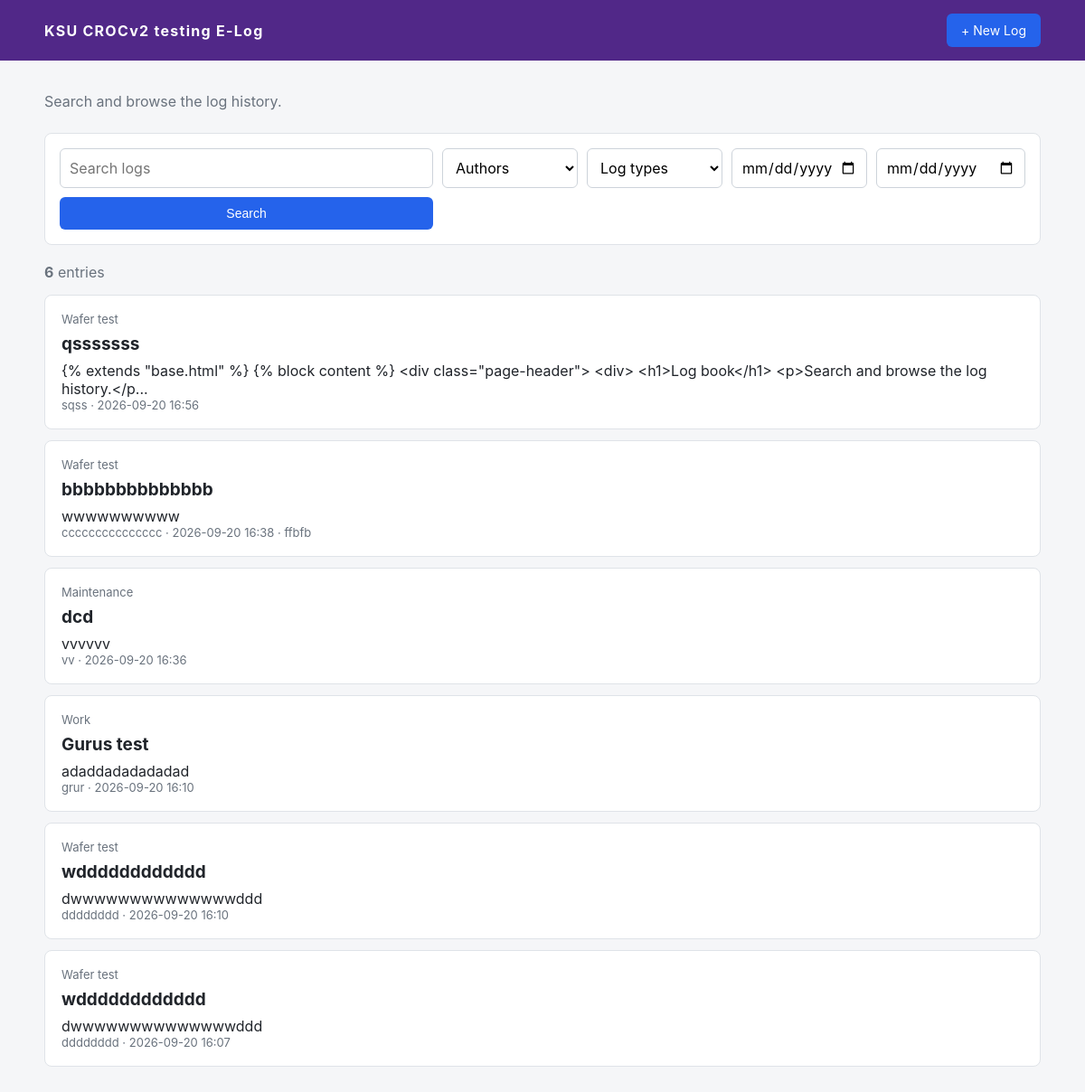
Before: / with the older database file.
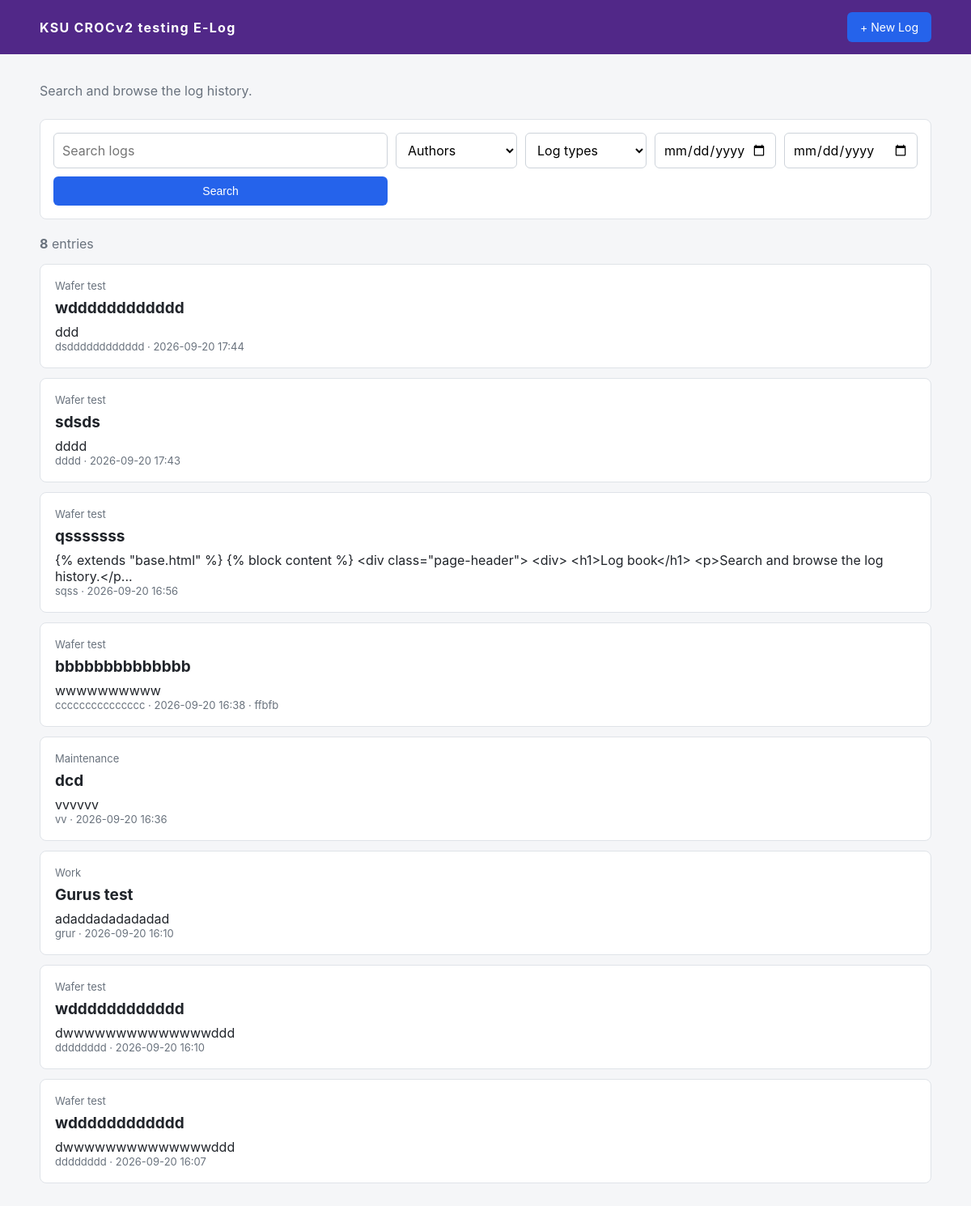
After: the same page with the newer database file.
### app.py (models this page shows)
class LogEntry(db.Model):
	id = db.Column(db.Integer, primary_key=True)
	title = db.Column(db.String(250), nullable=False)
	log_type = db.Column(db.String(50), nullable=False, default="Work")
	subsystem = db.Column(db.String(100), nullable=True)
	work_performed = db.Column(db.Text, nullable=True)
	result = db.Column(db.Text, nullable=True)
	created_at = db.Column(db.DateTime, nullable=False, default=datetime.now)
	updated_at = db.Column(
		db.DateTime, nullable=False, default=datetime.now, onupdate=datetime.now
	)
	author_id = db.Column(db.Integer, db.ForeignKey("author.id"), nullable=False)

class Author(db.Model):
	id = db.Column(db.Integer, primary_key=True)
	name = db.Column(db.String(120), nullable=False, unique=True)
	email = db.Column(db.String(200), nullable=True)
	logs = db.relationship("LogEntry", backref="author", lazy=True)

### app.py (the view, shortened to what this page needs)
@app.route("/")
def index():
	query = request.args.get("q", "").strip()
	author_id = request.args.get("author", type=int)
	log_type = request.args.get("type", "").strip()
	date_from = request.args.get("date_from", "").strip()
	date_to = request.args.get("date_to", "").strip()
	logs_query = LogEntry.query
	if author_id:
		logs_query = logs_query.filter(LogEntry.author_id == author_id)
	if log_type:
		logs_query = logs_query.filter(LogEntry.log_type == log_type)
	if date_from:
		start_date = datetime.strptime(date_from, "%Y-%m-%d")
		logs_query = logs_query.filter(LogEntry.created_at >= start_date)
	if date_to:
		end_date = datetime.strptime(date_to, "%Y-%m-%d")
		end_date = end_date.replace(hour=23, minute=59, second=59)
		logs_query = logs_query.filter(LogEntry.created_at <= end_date)
	logs = logs_query.order_by(desc(LogEntry.created_at)).all()
	authors = Author.query.order_by(Author.name).all()
	return render_template(
		"index.html",
		logs=logs,
		authors=authors,
		query=query,
		selected_author=author_id,
		selected_type=log_type,
		date_from=date_from,
		date_to=date_to,
	)

### templates/index.html (shortened to what this page needs)
{% extends "base.html" %}
{% block content %}
<div class="page-header">
	<div>
		<p>Search and browse the log history.</p>
	</div>
</div>
<form class="search-panel" method="get">
	<input
		type="text"
		name="q"
		value="{{ query }}"
		placeholder="Search logs"
		autofocus
	>
	<select name="author">
		<option value="">Authors</option>
	</select>
	<select name="type">
		<option value="">Log types</option>
	</select>
	<input
		type="date"
		name="date_from"
		value="{{ date_from }}"
		title="From date"
	>
	<input
		type="date"
		name="date_to"
		value="{{ date_to }}"
		title="To date"
	>
	<button type="submit">Search</button>
</form>
<div class="results-header">
	<strong>{{ logs|length }}</strong> entr{{ "y" if logs|length == 1 else "ies" }}
</div>
{% if logs %}
	<div class="log-list">
		{% for entry in logs %}
		<a class="log-card" href="{{ url_for('view_log', log_id=entry.id) }}">
			<div class="log-card-top">
				<span class="type">{{ entry.log_type }}</span>
			</div>
			<h2>{{ entry.title }}</h2>
			<div>
				{{ entry.result[:150] }}{% if entry.result|length > 150 %}...{% endif %}
			</div>
			<div class="metadata">
				{{ entry.author.name }}
				· {{ entry.created_at.strftime("%Y-%m-%d %H:%M") }}
				{% if entry.subsystem %}
					· {{ entry.subsystem }}
				{% endif %}
			</div>
		</a>
		{% endfor %}
	</div>
{% else %}
	<div class="empty">
		<h2>No logs found</h2>
		<p>Try a different search or create the first entry.</p>
		<a class="button" href="{{ url_for('new_log') }}">Create Log</a>
	</div>
{% endif %}
{% endblock %}

### templates/base.html (shortened to what this page needs)
<!doctype html>
<html lang="en">
<head>
    <link rel="stylesheet" href="{{ url_for('static', filename='style.css') }}">
</head>
<body>
<header>
    <div class="header-inner">
        <a class="logo" href="{{ url_for('index') }}">KSU CROCv2 testing E-Log</a>
        <nav>
            <a class="button" href="{{ url_for('new_log') }}">+ New Log</a>
        </nav>
    </div>
</header>
<main>
    {% block content %}{% endblock %}
</main>
</body>
</html>

### static/style.css (style rules this page uses)
* { box-sizing: border-box; }
body { margin: 0; background: #f5f6f8; color: #20242a; font-family: -apple-system, BlinkMacSystemFont, "Segoe UI", Arial, sans-serif; }
header { background: #512888; color: white; }
.header-inner { max-width: 1150px; margin: auto; padding: 15px 24px; display: flex; justify-content: space-between; align-items: center; }
.logo { color: white; text-decoration: none; font-weight: 700; letter-spacing: .08em; }
nav { display: flex; align-items: center; gap: 20px; }
nav a { color: white; text-decoration: none; }
main { max-width: 1150px; margin: 35px auto; padding: 0 24px 60px; }
.page-header, .entry-header { display: flex; justify-content: space-between; align-items: flex-start; gap: 20px; margin-bottom: 25px; }
h2 { margin-top: 0; }
.page-header p { margin: 0; color: #69727d; }
.button, button { display: inline-block; border: 0; border-radius: 6px; background: #2563eb; color: white; padding: 10px 16px; text-decoration: none; cursor: pointer; font-size: 14px; }
.search-panel { background: white; padding: 16px; border-radius: 8px; border: 1px solid #dfe3e8; display: grid; grid-template-columns: 1fr 150px 150px 150px auto; gap: 10px; margin-bottom: 20px; }
input, select, textarea { width: 100%; border: 1px solid #cdd3da; border-radius: 6px; padding: 10px; font: inherit; background: white; }
.search-panel input { min-width: 0; }
.results-header { color: #69727d; margin: 15px 0; }
.log-list { display: grid; gap: 12px; }
.log-card { display: block; background: white; border: 1px solid #dfe3e8; border-radius: 8px; padding: 18px; text-decoration: none; color: inherit; }
.log-card h2 { margin: 8px 0; font-size: 19px; }
.log-card-top { display: flex; justify-content: space-between; gap: 10px; }
.type, .metadata { color: #69727d; font-size: 13px; }

Changed rows visible on the page:
added LogEntry: log_type "Wafer test", title "wdddddddddddd", result "ddd", author.name "dsdddddddddddd", created_at "2026-09-20 17:44"
added LogEntry: log_type "Wafer test", title "sdsds", result "dddd", author.name "dddd", created_at "2026-09-20 17:43"
Other visible differences:
{{ logs|length }}: "6" → "8"
